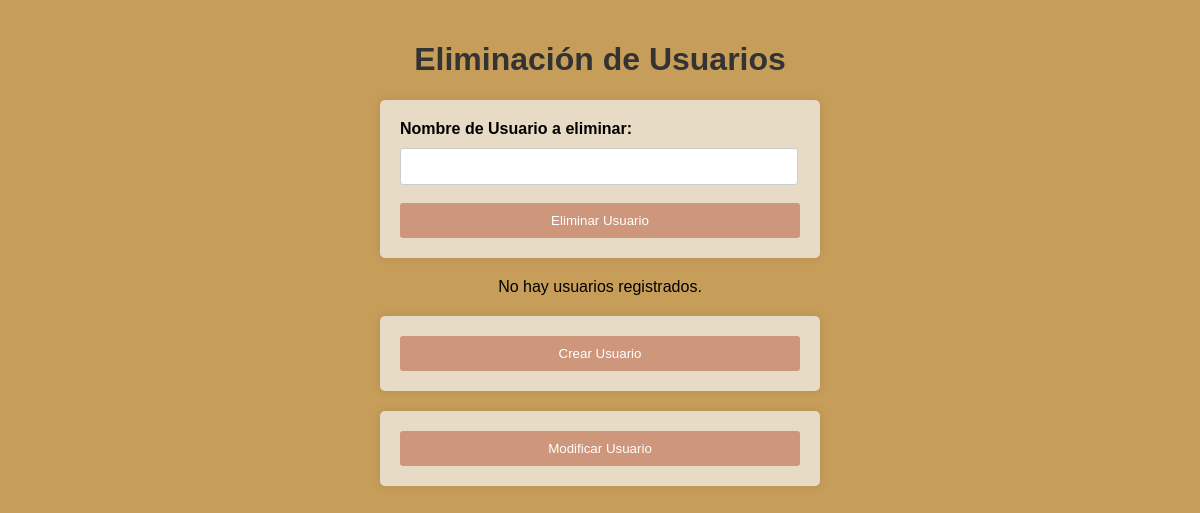
The page /admin/Baja-users.php on the database as committed earlier.
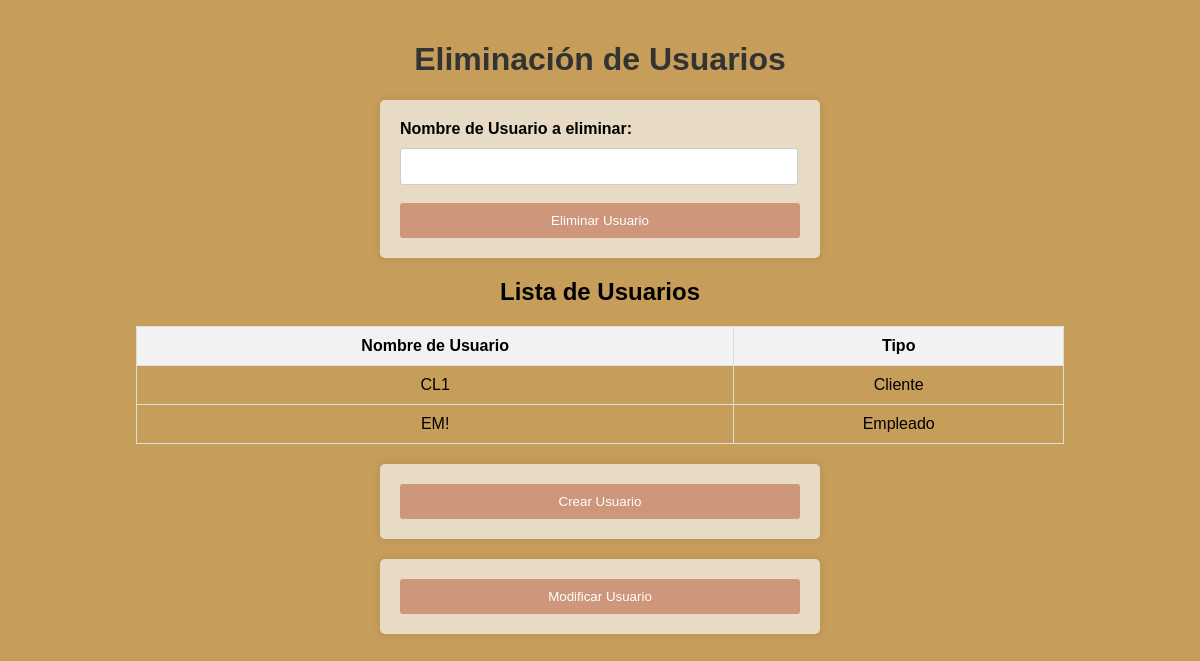
The same page on the database as committed later.
### tables this page shows
CREATE TABLE IF NOT EXISTS `usuarios` (
  `NombreUsuario` VARCHAR(200) NOT NULL,
  `Tipo` VARCHAR(45) NOT NULL,
  `Contrasenia` VARCHAR(200) NOT NULL,
  PRIMARY KEY (`NombreUsuario`));

### admin/Baja-users.php (the view, shortened to what this page needs)
<!DOCTYPE html>
<html>
<head>
    <link rel="stylesheet" href="../css/Alta.css">
</head>
<body>
    <h1>Eliminación de Usuarios</h1>
    <form method="POST" action="<?php echo $_SERVER["PHP_SELF"]; ?>" onsubmit="return confirmarEliminacion();">
        <label for="NombreUsuario">Nombre de Usuario a eliminar:</label>
        <input type="text" name="NombreUsuario" id="NombreUsuario" size="20" required><br><br>
        <button type="submit">Eliminar Usuario</button>
    </form>
    <div>
        <?php
        $conexion = conectar();
        $consulta_usuarios = $conexion->query("SELECT NombreUsuario,Tipo FROM usuarios");
        if (isset($consulta_usuarios) && $consulta_usuarios->num_rows > 0) {
            echo "<h2>Lista de Usuarios</h2>";
            echo "<table border='1'>
                <tr>
                    <th>Nombre de Usuario</th>
                    <th>Tipo</th>
                </tr>";
            while ($fila = $consulta_usuarios->fetch_assoc()) {
                echo "<tr>
                    <td>{$fila['NombreUsuario']}</td>
                    <td>{$fila['Tipo']}</td>
                </tr>";
            }
            echo "</table>";
        } else {
            echo "No hay usuarios registrados.";
        }
        ?>
    </div>
    <form action="Alta-usuario.php" method="post">
        <button type="submit">Crear Usuario</button>
    </form>
    <form action="Modif-usuario.php" method="post">
        <button type="submit">Modificar Usuario</button>
    </form>
</body>
</html>

### css/Alta.css (style rules this page uses)
body { font-family: Arial, sans-serif; background-color: #c79d5a; margin: 0; padding: 20px; }
h1 { color: #333; text-align: center; }
form { max-width: 400px; margin: 20px auto; padding: 20px; background-color: #e8dbc5; border-radius: 5px; box-shadow: 0 0 10px rgba(0, 0, 0, 0.1); }
label { display: block; margin-bottom: 10px; font-weight: bold; }
input[type="text"], input[type="number"] { width: 94%; padding: 10px; border: 1px solid #ccc; border-radius: 3px; }
button { width: 100%; padding: 10px; background-color: #CE967B; color: #fff; border: none; border-radius: 3px; cursor: pointer; }
div { text-align: center; }
table { margin-top: 20px; margin-left: 10%; border-collapse: collapse; width: 80%; }
th, td { padding: 10px; border: 1px solid #ddd; }
th { background-color: #f2f2f2; }

Rows that differ between the two databases and show on the page:
added usuarios: NombreUsuario "CL1", Tipo "Cliente"
added usuarios: NombreUsuario "EM!", Tipo "Empleado"
Other text that changed with them:
text no longer shown: "No hay usuarios registrados."
text now shown: "Lista de Usuarios Nombre de Usuario Tipo"
